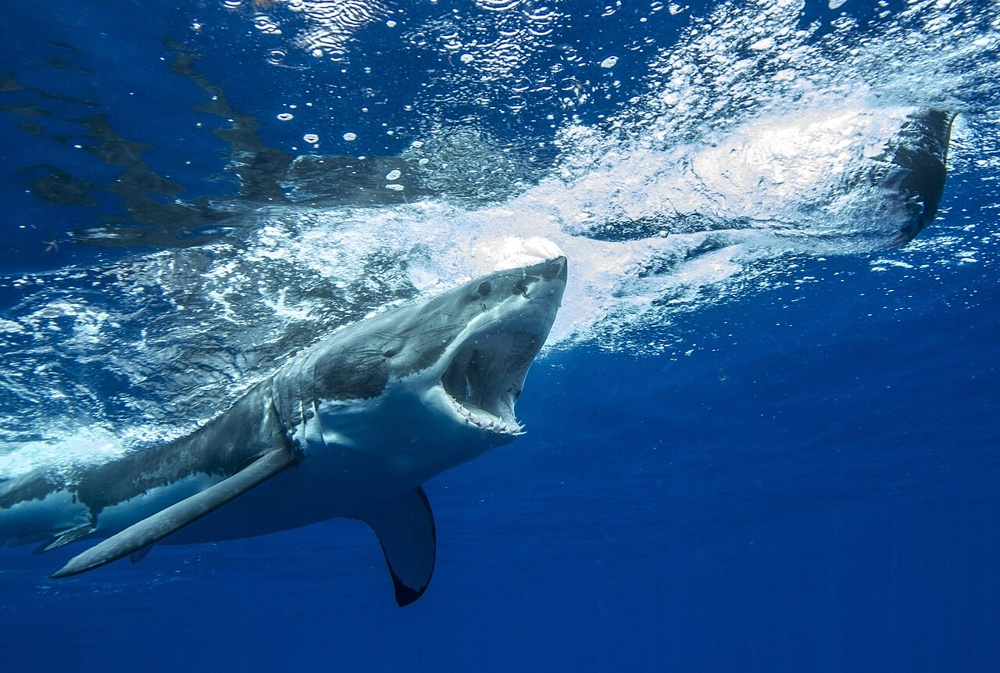
#> input picture images/shark.jpg, 1000 x 673 px
$ jupyter execute demo.ipynb
#> lines starting #> are read from the running program, lines starting #| are printed output that depends on the picture
# 🦈 Matrix Compression with SVD

🎯 **Goal:** make a photo smaller, but keep it looking good.

📷 Photo ➡️ 🔢 Numbers ➡️ 🍰 Layers ➡️ ✂️ Keep k layers ➡️ 🖼️ Smaller photo

## 📦 Libraries and Tools
Load the tools we need.

[cell 1]
# 🔢 Numbers and tables (matrices)
import numpy as np

# 🖼️ Open photos
from PIL import Image

# 📊 Draw pictures and charts
import matplotlib.pyplot as plt

# 📁 Where to save the figures for the slides
from pathlib import Path
OUT_DIR = Path("image")
OUT_DIR.mkdir(exist_ok=True)

print("✅ Tools loaded successfully!")

## 🔢 Step 1 — A photo is numbers
A photo is made of tiny dots called **pixels**.

Each colour pixel has **3 numbers**: 🔴 **R**ed, 🟢 **G**reen, 🔵 **B**lue, each from **0 (none)** to **255 (full)**.

Mixing the 3 numbers gives the colour of that pixel.

A table of numbers is called a **matrix**.

[cell 2]
# 🦈 Open the photo as numbers
img = np.asarray(Image.open("images/shark.jpg").convert("RGB"), dtype=float)

# 🔍 Zoom into 1 pixel
row, col = 400, 500
r, g, b = img[row, col].astype(int)
#> r = 60; g = 101; b = 121

fig, (ax1, ax2) = plt.subplots(1, 2, figsize=(15, 6), gridspec_kw={"width_ratios": [1.5, 1]})
ax1.imshow(img.astype(np.uint8))
ax1.add_patch(plt.Circle((col, row), 20, fill=False, color="red", lw=3))
ax1.annotate("zoom", (col + 15, row - 15), xytext=(col + 140, row - 140),
             color="red", fontsize=15, arrowprops={"color": "red", "lw": 2})
ax1.set_title("The photo", fontsize=16)
ax1.axis("off")

# 🟥🟩🟦 1 pixel, with its 3 numbers inside
ax2.imshow(img[row:row + 1, col:col + 1].astype(np.uint8))
ax2.text(0, 0, f"R = {r}\nG = {g}\nB = {b}", ha="center", va="center", fontsize=28,
         color="white" if (r + g + b) / 3 < 128 else "black")
ax2.set_title("Zoomed in: 1 pixel", fontsize=16)
ax2.axis("off")

fig.savefig(OUT_DIR / "00_photo_is_numbers.png", dpi=150, bbox_inches="tight")
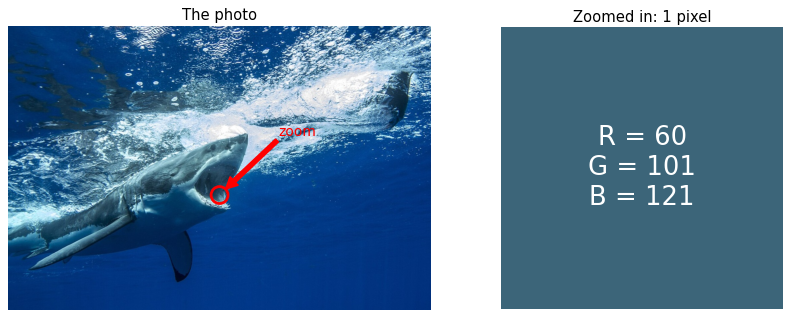
#> figure drawn by matplotlib, 2 panels
plt.show()
print(f"✅ Pixel at row {row}, column {col}: R = {r}, G = {g}, B = {b}")
#| ✅ Pixel at row 400, column 500: R = 60, G = 101, B = 121
print("✅ m x n =", img.shape[0], "x", img.shape[1], "pixels, 3 colours (R, G, B)")
#| ✅ m x n = 673 x 1000 pixels, 3 colours (R, G, B)

## 🍰 Step 2 — Split the photo into layers
**SVD** splits the photo into layers.

Layer 1 is the most important ⭐, then layer 2, and so on.

The more layers we add, the clearer the photo gets. (We do this for each colour 🔴🟢🔵, then put them back together.)

[cell 3]
# 🍰 SVD on each colour (R, G, B): U, S (importance of each layer), Vt
svds = [np.linalg.svd(img[:, :, c], full_matrices=False) for c in range(3)]
#> svds = 3 items

fig, axes = plt.subplots(1, 4, figsize=(16, 3.8))
for ax, k in zip(axes, [1, 3, 10, 50]):
    # ➕ add up the first k layers of each colour, then put R, G, B back together
    A_k = np.stack([U[:, :k] @ np.diag(S[:k]) @ Vt[:k, :] for U, S, Vt in svds], axis=2)
    ax.imshow(np.clip(A_k, 0, 255).astype(np.uint8))
    ax.set_title(f"k = {k}", fontsize=15)
    ax.axis("off")
#> this loop made 4 passes
#> pass 1, `A_k = np.stack([U[:, :k] @ np.diag(S[:k]) @ Vt[:k, :] for U, S, Vt in ..`:
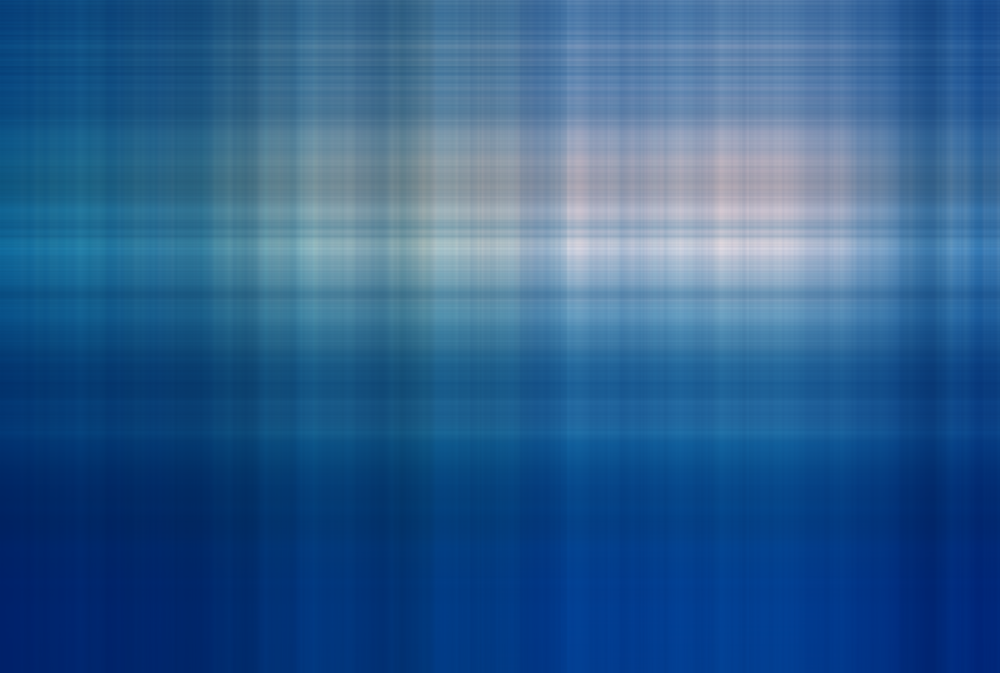
#> A_k: shape (673, 1000, 3) float64; mean of channels 0, 1, 2 45, 94.6, 144.3; drawn as R, G, B
#> pass 3, `A_k = np.stack([U[:, :k] @ np.diag(S[:k]) @ Vt[:k, :] for U, S, Vt in ..`:
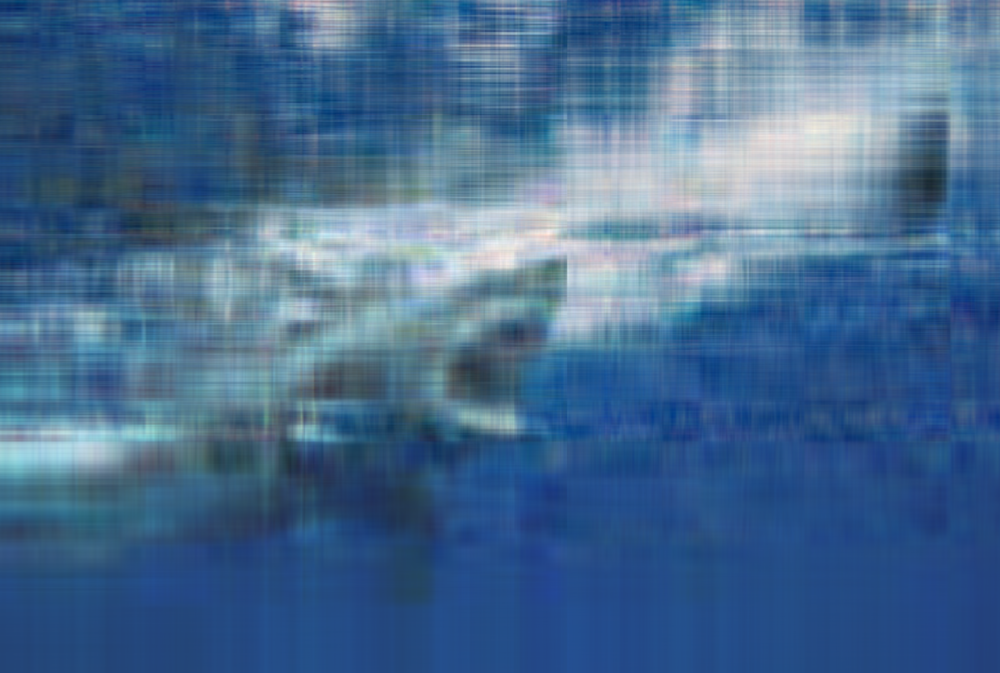
#> A_k: shape (673, 1000, 3) float64; mean of channels 0, 1, 2 48.6, 95.5, 144.4; drawn with min black and max white
#> after the loop:
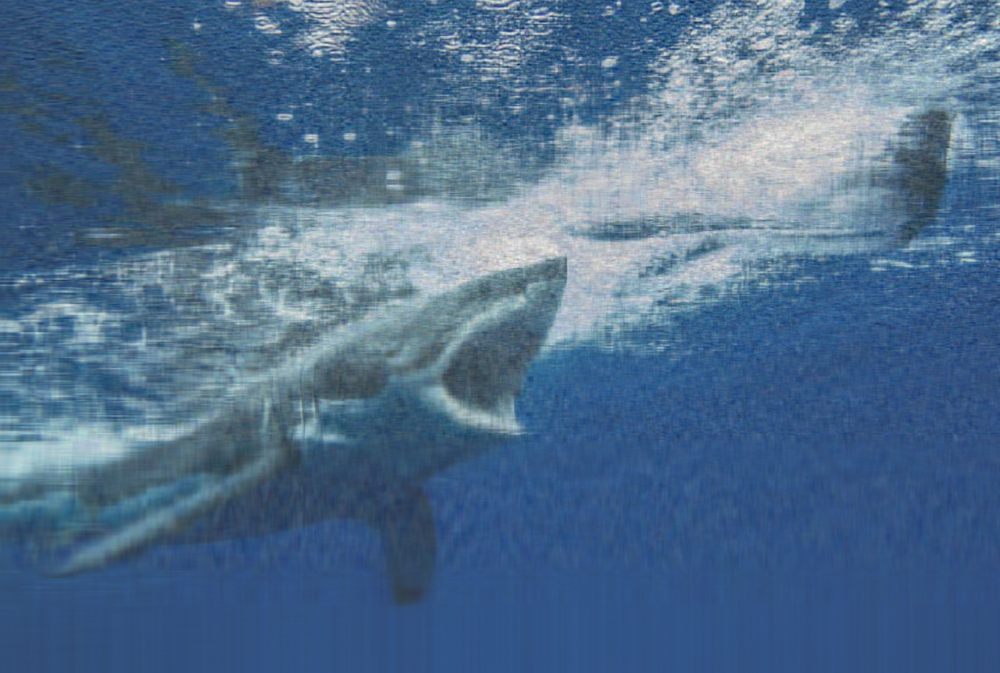
#> A_k: shape (673, 1000, 3) float64; mean of channels 0, 1, 2 48.6, 95.6, 144.4; drawn with min black and max white

fig.savefig(OUT_DIR / "01_svd_layers.png", dpi=150, bbox_inches="tight")
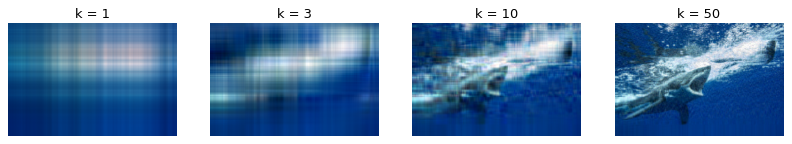
#> figure drawn by matplotlib, 4 panels
plt.show()
for name, (U, S, Vt) in zip("RGB", svds):
    print(f"✅ {name}: importance of layers 1, 2, 3:", S[:3].round(0), "... layer 200:", S[199].round(0))
#> this loop made 3 passes
#> name on passes 1 to 3: 'R', 'G', 'B'
#> (printed output is left out)

## ✂️ Step 3 — Keep only k layers
**k** = how many layers we keep. We throw away the rest.

- 🔻 Small k → small file, blurry photo
- 🔺 Big k → bigger file, clear photo

We check two things:
- 💾 **Storage:** how much space we use (the original = 100%)
- 🎯 **Quality:** how close it looks to the original, in **dB** (30 dB or more = looks very good)

[cell 4]
# 🍰 Split each colour (R, G, B) into layers
def load(path):
    img = np.asarray(Image.open(path).convert("RGB"), dtype=float)
    return img, [np.linalg.svd(img[:, :, c], full_matrices=False) for c in range(3)]


# ✂️ Rebuild the photo from the first k layers
def compress(svds, k):
    channels = [U[:, :k] @ np.diag(S[:k]) @ Vt[:k, :] for U, S, Vt in svds]
    return np.clip(np.stack(channels, axis=2), 0, 255).astype(np.uint8)


# 💾 Space used compared with the original
def storage(img, k):
    m, n, _ = img.shape
    return k * (m + n + 1) / (m * n)


# 🎯 Quality score (dB)
def psnr(img, approx):
    return 10 * np.log10(255 ** 2 / np.mean((img - approx) ** 2))


data = {name: load(f"images/{name.lower()}.jpg") for name in ["Shark", "Deer", "Leopard"]}
#> call 2 of load, with path = 'images/deer.jpg'
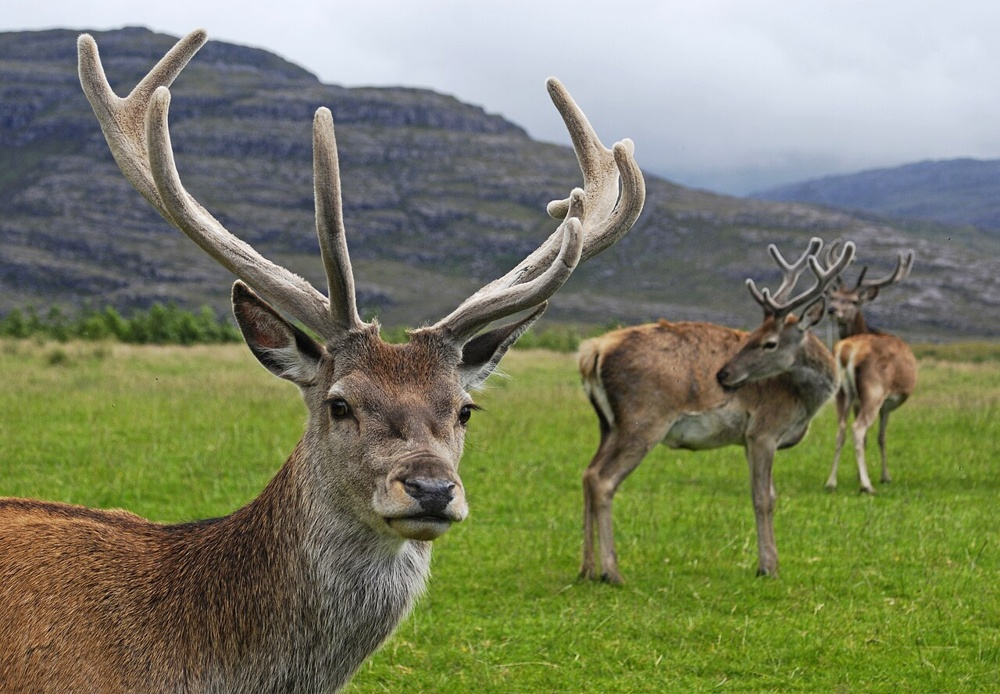
#> input picture images/deer.jpg, 1000 x 694 px
#> call 3 of load, with path = 'images/leopard.jpg'
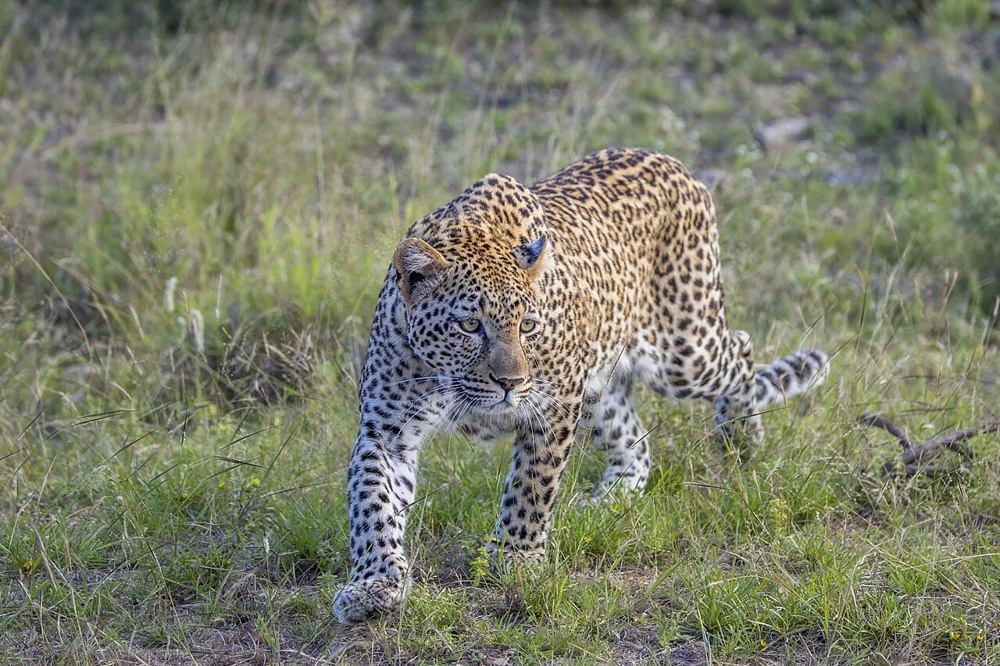
#> input picture images/leopard.jpg, 1000 x 666 px
#> data = 3 items
print("✅ Ready!")

## 🖼️ Step 4 — Results
Each picture shows: **k** · 💾 **storage** · 🎯 **quality**.

👀 Look how the photo gets clearer as k gets bigger.

[cell 5]
for name, (img, svds) in data.items():
    fig, axes = plt.subplots(1, 4, figsize=(16, 3.6))
    axes[0].imshow(img.astype(np.uint8))
    axes[0].set_title("Original · 100%", fontsize=14)

    # ✂️ More layers = sharper photo, bigger file
    for ax, k in zip(axes[1:], [5, 20, 200]):
        approx = compress(svds, k)
        ax.imshow(approx)
        ax.set_title(f"k = {k} · {storage(img, k):.0%} · {psnr(img, approx):.0f} dB", fontsize=14)

    for ax in axes:
        ax.axis("off")
    fig.savefig(OUT_DIR / f"02_results_{name.lower()}.png", dpi=150, bbox_inches="tight")
    plt.show()
#> this loop made 3 passes
#> name on passes 1 to 3: 'Shark', 'Deer', 'Leopard'
#> pass 1, `fig.savefig(OUT_DIR / f"02_results_{name.lower()}.png", dpi=150, bbox_..`:
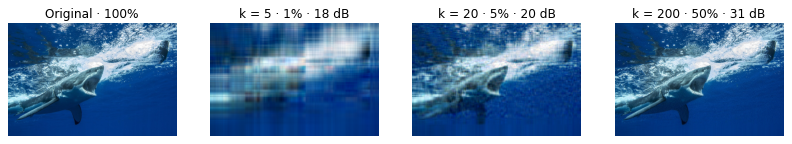
#> figure drawn by matplotlib, 4 panels
#> pass 2, `fig.savefig(OUT_DIR / f"02_results_{name.lower()}.png", dpi=150, bbox_..`:
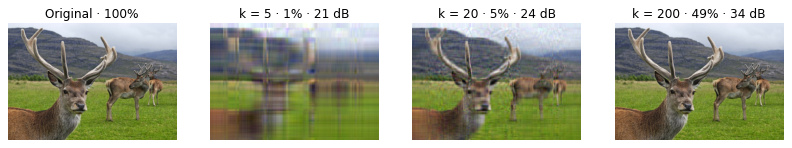
#> figure drawn by matplotlib, 4 panels

## 📈 Step 5 — How many layers do we need?
- ⬆️ Higher line = clearer photo
- ⬅️ More to the left = smaller file
- ➖ Dashed line = 30 dB (looks very good 😍)

Where a line crosses the dashed line, the photo looks good.
🦌 The deer needs about **25%** of the space. 🦈 The shark and 🐆 leopard need about **half**.

[cell 6]
fig, ax = plt.subplots(figsize=(11, 5.5))
for (name, (img, svds)), color in zip(data.items(), ["#2a78d6", "#eb6834", "#1baf7a"]):
    ks = list(range(1, 20)) + list(range(20, 401, 10))
    ax.plot([storage(img, k) * 100 for k in ks], [psnr(img, compress(svds, k)) for k in ks],
            color=color, lw=2.5, label=name)
#> this loop made 3 passes
#> (name, color) on passes 1 to 3: ('Shark', '#2a78d6'), ('Deer', '#eb6834'), ('Leopard', '#1baf7a')

# 😍 30 dB = looks very good
ax.axhline(30, color="gray", ls="--")
ax.text(1, 30.5, "30 dB = looks very good", color="gray")

ax.set(xlim=(0, 100), xlabel="storage used (%)", ylabel="quality (dB)",
       title="Quality vs. storage")
ax.legend(loc="lower right")
fig.savefig(OUT_DIR / "03_quality_vs_storage.png", dpi=150, bbox_inches="tight")
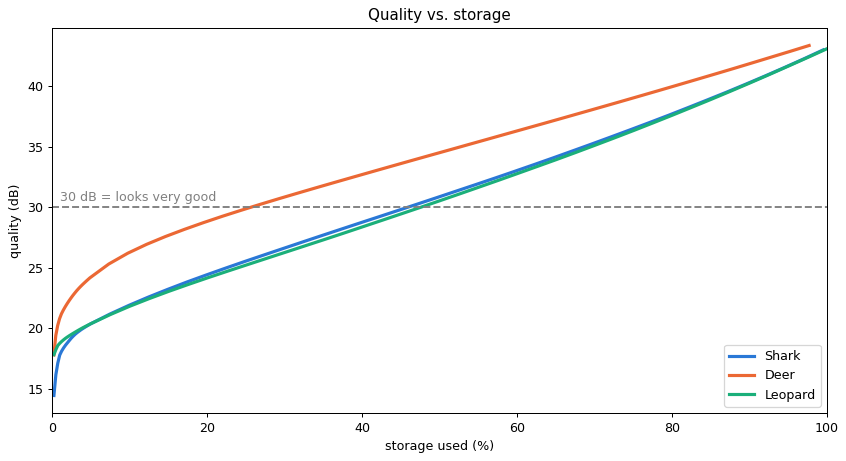
#> figure drawn by matplotlib, 1 panel; curve peaks at x = 99.49, y = 43.01; curve peaks at x = 97.69, y = 43.37; curve peaks at x = 100.1, y = 43.14
plt.show()
